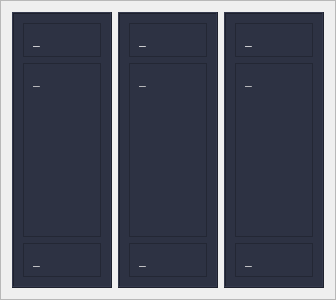
                             <widget class="QFrame" name="frame_18">
                              <property name="minimumSize">
                               <size>
                                <width>0</width>
                                <height>300</height>
                               </size>
                              </property>
                              <property name="styleSheet">
                               <string notr="true"/>
                              </property>
                              <property name="frameShape">
                               <enum>QFrame::StyledPanel</enum>
                              </property>
                              <property name="frameShadow">
                               <enum>QFrame::Raised</enum>
                              </property>
                              <layout class="QHBoxLayout" name="horizontalLayout_25">
                               <item>
                                <widget class="QFrame" name="frame_19">
                                 <property name="minimumSize">
                                  <size>
                                   <width>100</width>
                                   <height>100</height>
                                  </size>
                                 </property>
                                 <property name="maximumSize">
                                  <size>
                                   <width>250</width>
                                   <height>280</height>
                                  </size>
                                 </property>
                                 <property name="styleSheet">
                                  <string notr="true">background-color: rgb(45, 50, 67);
</string>
                                 </property>
                                 <property name="frameShape">
                                  <enum>QFrame::Box</enum>
                                 </property>
                                 <property name="frameShadow">
                                  <enum>QFrame::Raised</enum>
                                 </property>
                                 <layout class="QVBoxLayout" name="verticalLayout_78">
                                  <item>
                                   <widget class="QFrame" name="stock_news_title_frame_10">
                                    <property name="frameShape">
                                     <enum>QFrame::StyledPanel</enum>
                                    </property>
                                    <property name="frameShadow">
                                     <enum>QFrame::Raised</enum>
                                    </property>
                                    <layout class="QVBoxLayout" name="verticalLayout_79">
                                     <item>
                                      <widget class="QLabel" name="stock_news_title_10">
                                       <property name="styleSheet">
                                        <string notr="true">color:rgb(234, 234, 234);
font: 75 10pt &quot;MS Shell Dlg 2&quot;;</string>
                                       </property>
                                       <property name="text">
                                        <string>_</string>
                                       </property>
                                       <property name="wordWrap">
                                        <bool>true</bool>
                                       </property>
                                      </widget>
                                     </item>
                                    </layout>
                                   </widget>
                                  </item>
                                  <item>
                                   <widget class="QFrame" name="frame_38">
                                    <property name="sizePolicy">
                                     <sizepolicy hsizetype="Expanding" vsizetype="Expanding">
                                      <horstretch>0</horstretch>
                                      <verstretch>0</verstretch>
                                     </sizepolicy>
                                    </property>
                                    <property name="minimumSize">
                                     <size>
                                      <width>0</width>
                                      <height>0</height>
                                     </size>
                                    </property>
                                    <property name="frameShape">
                                     <enum>QFrame::StyledPanel</enum>
                                    </property>
                                    <property name="frameShadow">
                                     <enum>QFrame::Raised</enum>
                                    </property>
                                    <layout class="QVBoxLayout" name="verticalLayout_88">
                                     <item>
                                      <widget class="QLabel" name="stock_news_text_10">
                                       <property name="styleSheet">
                                        <string notr="true">color:rgb(209, 209, 209);</string>
                                       </property>
                                       <property name="text">
                                        <string>_</string>
                                       </property>
                                       <property name="alignment">
                                        <set>Qt::AlignLeading|Qt::AlignLeft|Qt::AlignTop</set>
                                       </property>
                                       <property name="wordWrap">
                                        <bool>true</bool>
                                       </property>
                                       <property name="openExternalLinks">
                                        <bool>false</bool>
                                       </property>
                                       <property name="textInteractionFlags">
                                        <set>Qt::LinksAccessibleByMouse</set>
                                       </property>
                                      </widget>
                                     </item>
                                    </layout>
                                   </widget>
                                  </item>
                                  <item alignment="Qt::AlignBottom">
                                   <widget class="QFrame" name="frame_39">
                                    <property name="frameShape">
                                     <enum>QFrame::StyledPanel</enum>
                                    </property>
                                    <property name="frameShadow">
                                     <enum>QFrame::Raised</enum>
                                    </property>
                                    <layout class="QHBoxLayout" name="horizontalLayout_36">
                                     <item alignment="Qt::AlignBottom">
                                      <widget class="QLabel" name="stock_news_media_10">
                                       <property name="styleSheet">
                                        <string notr="true">color: rgb(221, 221, 221);</string>
                                       </property>
                                       <property name="text">
                                        <string>_</string>
                                       </property>
                                       <property name="wordWrap">
                                        <bool>true</bool>
                                       </property>
                                      </widget>
                                     </item>
                                    </layout>
                                   </widget>
                                  </item>
                                 </layout>
                                </widget>
                               </item>
                               <item>
                                <widget class="QFrame" name="frame_20">
                                 <property name="minimumSize">
                                  <size>
                                   <width>100</width>
                                   <height>100</height>
                                  </size>
                                 </property>
                                 <property name="maximumSize">
                                  <size>
                                   <width>250</width>
                                   <height>280</height>
                                  </size>
                                 </property>
                                 <property name="styleSheet">
                                  <string notr="true">background-color: rgb(45, 50, 67);
</string>
                                 </property>
                                 <property name="frameShape">
                                  <enum>QFrame::Box</enum>
                                 </property>
                                 <property name="frameShadow">
                                  <enum>QFrame::Raised</enum>
                                 </property>
                                 <layout class="QVBoxLayout" name="verticalLayout_89">
                                  <item>
                                   <widget class="QFrame" name="stock_news_title_frame_11">
                                    <property name="frameShape">
                                     <enum>QFrame::StyledPanel</enum>
                                    </property>
                                    <property name="frameShadow">
                                     <enum>QFrame::Raised</enum>
                                    </property>
                                    <layout class="QVBoxLayout" name="verticalLayout_90">
                                     <item>
                                      <widget class="QLabel" name="stock_news_title_11">
                                       <property name="styleSheet">
                                        <string notr="true">color:rgb(234, 234, 234);
font: 75 10pt &quot;MS Shell Dlg 2&quot;;</string>
                                       </property>
                                       <property name="text">
                                        <string>_</string>
                                       </property>
                                       <property name="wordWrap">
                                        <bool>true</bool>
                                       </property>
                                      </widget>
                                     </item>
                                    </layout>
                                   </widget>
                                  </item>
                                  <item>
                                   <widget class="QFrame" name="frame_40">
                                    <property name="sizePolicy">
                                     <sizepolicy hsizetype="Expanding" vsizetype="Expanding">
                                      <horstretch>0</horstretch>
                                      <verstretch>0</verstretch>
                                     </sizepolicy>
                                    </property>
                                    <property name="minimumSize">
                                     <size>
                                      <width>0</width>
                                      <height>0</height>
                                     </size>
                                    </property>
                                    <property name="frameShape">
                                     <enum>QFrame::StyledPanel</enum>
                                    </property>
                                    <property name="frameShadow">
                                     <enum>QFrame::Raised</enum>
                                    </property>
                                    <layout class="QVBoxLayout" name="verticalLayout_91">
                                     <item>
                                      <widget class="QLabel" name="stock_news_text_11">
                                       <property name="styleSheet">
                                        <string notr="true">color:rgb(209, 209, 209);</string>
                                       </property>
                                       <property name="text">
                                        <string>_</string>
                                       </property>
                                       <property name="alignment">
                                        <set>Qt::AlignLeading|Qt::AlignLeft|Qt::AlignTop</set>
                                       </property>
                                       <property name="wordWrap">
                                        <bool>true</bool>
                                       </property>
                                       <property name="openExternalLinks">
                                        <bool>false</bool>
                                       </property>
                                       <property name="textInteractionFlags">
                                        <set>Qt::LinksAccessibleByMouse</set>
                                       </property>
                                      </widget>
                                     </item>
                                    </layout>
                                   </widget>
                                  </item>
                                  <item alignment="Qt::AlignBottom">
                                   <widget class="QFrame" name="frame_41">
                                    <property name="frameShape">
                                     <enum>QFrame::StyledPanel</enum>
                                    </property>
                                    <property name="frameShadow">
                                     <enum>QFrame::Raised</enum>
                                    </property>
                                    <layout class="QHBoxLayout" name="horizontalLayout_37">
                                     <item alignment="Qt::AlignBottom">
                                      <widget class="QLabel" name="stock_news_media_11">
                                       <property name="styleSheet">
                                        <string notr="true">color: rgb(221, 221, 221);</string>
                                       </property>
                                       <property name="text">
                                        <string>_</string>
                                       </property>
                                       <property name="wordWrap">
                                        <bool>true</bool>
                                       </property>
                                      </widget>
                                     </item>
                                    </layout>
                                   </widget>
                                  </item>
                                 </layout>
                                </widget>
                               </item>
                               <item>
                                <widget class="QFrame" name="frame_42">
                                 <property name="minimumSize">
                                  <size>
                                   <width>100</width>
                                   <height>100</height>
                                  </size>
                                 </property>
                                 <property name="maximumSize">
                                  <size>
                                   <width>250</width>
                                   <height>280</height>
                                  </size>
                                 </property>
                                 <property name="styleSheet">
                                  <string notr="true">background-color: rgb(45, 50, 67);
</string>
                                 </property>
                                 <property name="frameShape">
                                  <enum>QFrame::Box</enum>
                                 </property>
                                 <property name="frameShadow">
                                  <enum>QFrame::Raised</enum>
                                 </property>
                                 <layout class="QVBoxLayout" name="verticalLayout_92">
                                  <item>
                                   <widget class="QFrame" name="stock_news_title_frame_12">
                                    <property name="frameShape">
                                     <enum>QFrame::StyledPanel</enum>
                                    </property>
                                    <property name="frameShadow">
                                     <enum>QFrame::Raised</enum>
                                    </property>
                                    <layout class="QVBoxLayout" name="verticalLayout_93">
                                     <item>
                                      <widget class="QLabel" name="stock_news_title_12">
                                       <property name="styleSheet">
                                        <string notr="true">color:rgb(234, 234, 234);
font: 75 10pt &quot;MS Shell Dlg 2&quot;;</string>
                                       </property>
                                       <property name="text">
                                        <string>_</string>
                                       </property>
                                       <property name="wordWrap">
                                        <bool>true</bool>
                                       </property>
                                      </widget>
                                     </item>
                                    </layout>
                                   </widget>
                                  </item>
                                  <item>
                                   <widget class="QFrame" name="frame_43">
                                    <property name="sizePolicy">
                                     <sizepolicy hsizetype="Expanding" vsizetype="Expanding">
                                      <horstretch>0</horstretch>
                                      <verstretch>0</verstretch>
                                     </sizepolicy>
                                    </property>
                                    <property name="minimumSize">
                                     <size>
                                      <width>0</width>
                                      <height>0</height>
                                     </size>
                                    </property>
                                    <property name="frameShape">
                                     <enum>QFrame::StyledPanel</enum>
                                    </property>
                                    <property name="frameShadow">
                                     <enum>QFrame::Raised</enum>
                                    </property>
                                    <layout class="QVBoxLayout" name="verticalLayout_94">
                                     <item>
                                      <widget class="QLabel" name="stock_news_text_12">
                                       <property name="styleSheet">
                                        <string notr="true">color:rgb(209, 209, 209);</string>
                                       </property>
                                       <property name="text">
                                        <string>_</string>
                                       </property>
                                       <property name="alignment">
                                        <set>Qt::AlignLeading|Qt::AlignLeft|Qt::AlignTop</set>
                                       </property>
                                       <property name="wordWrap">
                                        <bool>true</bool>
                                       </property>
                                       <property name="openExternalLinks">
                                        <bool>false</bool>
                                       </property>
                                       <property name="textInteractionFlags">
                                        <set>Qt::LinksAccessibleByMouse</set>
                                       </property>
                                      </widget>
                                     </item>
                                    </layout>
                                   </widget>
                                  </item>
                                  <item alignment="Qt::AlignBottom">
                                   <widget class="QFrame" name="frame_44">
                                    <property name="frameShape">
                                     <enum>QFrame::StyledPanel</enum>
                                    </property>
                                    <property name="frameShadow">
                                     <enum>QFrame::Raised</enum>
                                    </property>
                                    <layout class="QHBoxLayout" name="horizontalLayout_38">
                                     <item alignment="Qt::AlignBottom">
                                      <widget class="QLabel" name="stock_news_media_12">
                                       <property name="styleSheet">
                                        <string notr="true">color: rgb(221, 221, 221);</string>
                                       </property>
                                       <property name="text">
                                        <string>_</string>
                                       </property>
                                       <property name="wordWrap">
                                        <bool>true</bool>
                                       </property>
                                      </widget>
                                     </item>
                                    </layout>
                                   </widget>
                                  </item>
                                 </layout>
                                </widget>
                               </item>
                              </layout>
                             </widget>
